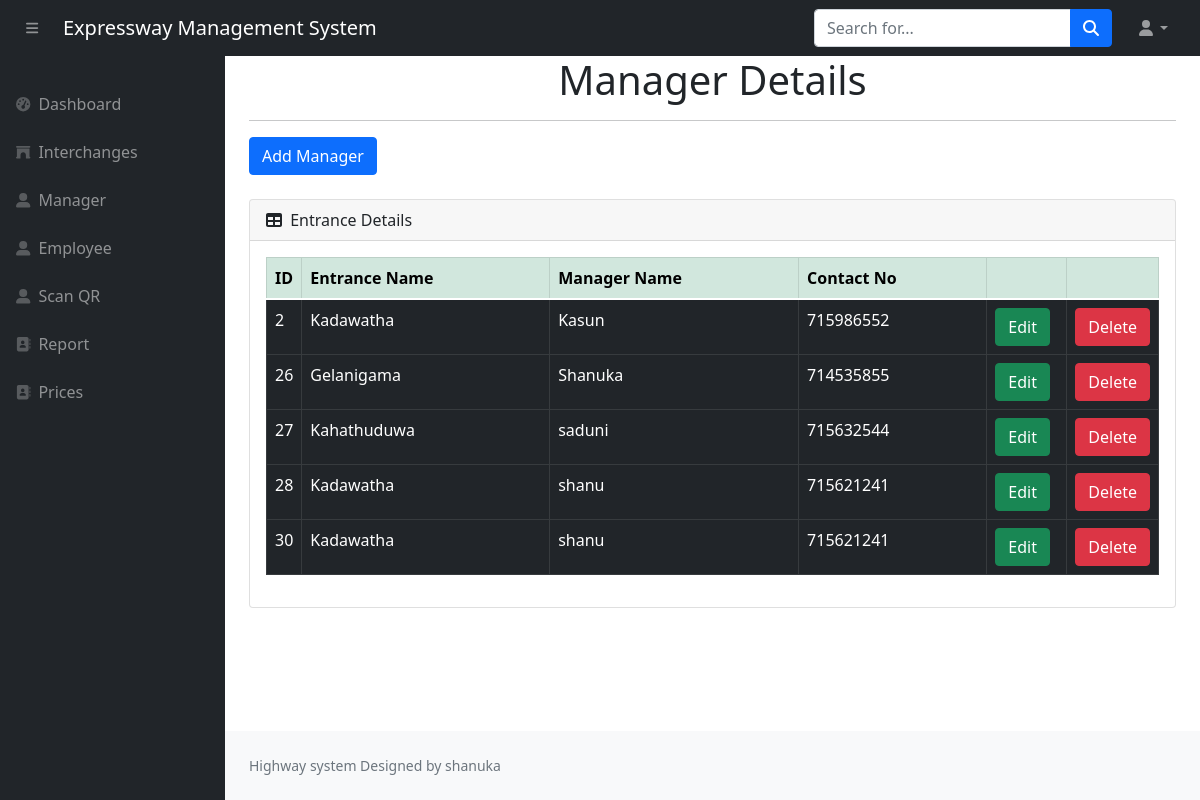
Screenshot of /admin/manager.php with the database file from the repository.
### tables this page shows
CREATE TABLE `manager_details` (
  `id` int(10) NOT NULL,
  `manager_id` varchar(20) NOT NULL,
  `manager_name` varchar(20) NOT NULL,
  `username` varchar(50) NOT NULL,
  `password` varchar(100) NOT NULL,
  `entrance` varchar(20) NOT NULL,
  `contact` int(11) NOT NULL,
  `address` varchar(20) NOT NULL,
  `email` varchar(50) NOT NULL,
  `latitude` varchar(50) NOT NULL,
  `longitude` varchar(50) NOT NULL
);

### admin/manager.php (the view, shortened to what this page needs)
<?php include ('includes/header.php'); ?>
<div class="container-fluid px-4">
    <h1>
        <center>Manager Details
    </h1>
    <hr>
    <div>
        <a type="button" class="btn btn-primary" href="add_manager.php">Add Manager</a>
    </div><br>
    <div class="card mb-4">
        <div class="card-header">
            <i class="fas fa-table me-1"></i>
            Entrance Details
        </div>
        <div class="card-body">
            <table id="datatablesSimple" class="table table-bordered table-dark table-hover">
                <thead class="table-success">
                    <tr>
                        <th width="30px">ID</th>
                        <th>Entrance Name</th>
                        <th>Manager Name</th>
                        <th>Contact No</th>
                        <th width="80px"></th>
                        <th width="80px"></th>
                    </tr>
                </thead>
                <tbody>
                    <?php
                  $res=mysqli_query($con,"SELECT * FROM `manager_details`");
                  while($row=mysqli_fetch_array($res))
                  {
                    ?>
                    <tr>
                        <td><?php echo $row["id"]; ?></td>
                        <td><?php echo $row["entrance"]; ?></td>
                        <td><?php echo $row["manager_name"]; ?></td>
                        <td><?php echo $row["contact"]; ?></td>
                        <td><a href="edit_manager.php?id=<?php echo $row["id"]; ?>" class="btn btn-success ">Edit</a>
                        </td>
                        <td>
                            <a href="javascripit:void(0)" class="delete_btn_ajax btn btn-danger">Delete</a>
                        </td>
                    </tr>
                    <?php
                  }
            ?>
                </tbody>
            </table>
        </div>
    </div>
</div>
<?php include ('includes/footer.php'); ?>

### rows the page displays
manager_details: id "2", entrance "Kadawatha", manager_name "Kasun", contact "715986552"
manager_details: id "26", entrance "Gelanigama", manager_name "Shanuka", contact "714535855"
manager_details: id "27", entrance "Kahathuduwa", manager_name "saduni", contact "715632544"
manager_details: id "28", entrance "Kadawatha", manager_name "shanu", contact "715621241"
manager_details: id "30", entrance "Kadawatha", manager_name "shanu", contact "715621241"
